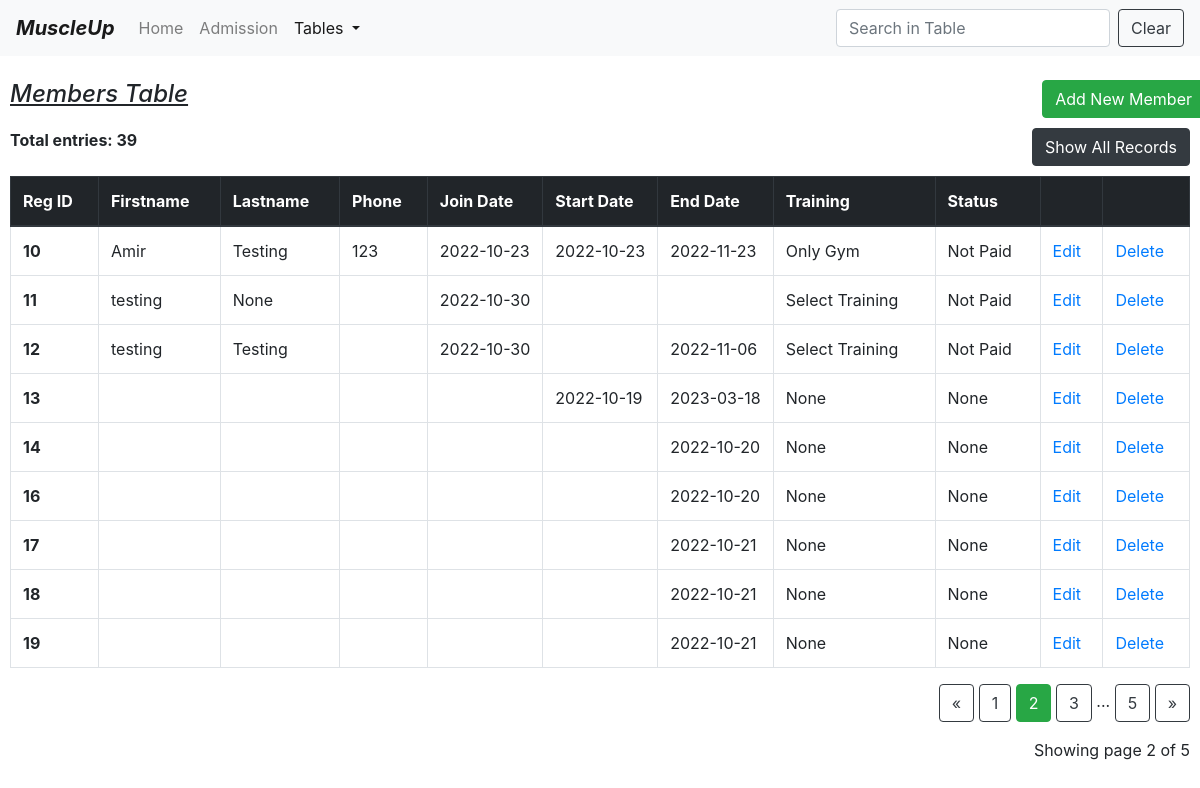
Screenshot of /table?page=2 (signed in) with the database file from the repository.
### model.py (models this page shows)
class Members(db.Model):
    id = db.Column(db.Integer, primary_key=True)
    firstname = db.Column(db.String(30))
    lastname = db.Column(db.String(30))
    phoneno = db.Column(db.Integer)
    email = db.Column(db.String(30))
    joindate = db.Column(db.String(11))
    startdate = db.Column(db.String(11))
    enddate = db.Column(db.String(11))
    address = db.Column(db.String(100))
    status = db.Column(db.String(10))
    training = db.Column(db.String(10))
    amount = db.Column(db.Integer)

### app.py (the view)
@app.route("/table")
def table():
    try:
        if "username" not in session:
            flash("Please log in first")
            return render_template("login.html")
        page = request.args.get('page', 1, type=int)
        member = Members.query.order_by(Members.id).paginate(page=page, per_page=9)
        total_rows = Members.query.count()
        button_name = "Show All Records"
        path = "/table1"
        return render_template("table.html", member=member, total_rows=total_rows, button_name=button_name, path=path)
    except:
        return make_response("Something went wrong. Call Developer!")

### templates/table.html (shortened to what this page needs)
<!DOCTYPE html>
<html lang="en">
<head>
    <link href="https://cdn.jsdelivr.net/npm/bootstrap@4.0.0/dist/css/bootstrap.min.css"
 rel="stylesheet">
</head>
<body>
<nav class="navbar navbar-expand-lg navbar-light bg-light">
    <a class="navbar-brand" href="/home"><b><i>MuscleUp</i></b></a>
    <div class="collapse navbar-collapse" id="navbarSupportedContent">
        <ul class="navbar-nav mr-auto">
            <li class="nav-item ">
                <a class="nav-link" href="/home">Home <span class="sr-only">(current)</span></a>
            </li>
            <li class="nav-item">
                <a class="nav-link" href="/form">Admission</a>
            </li>
            <li class="nav-item dropdown active">
                <a aria-expanded="false" aria-haspopup="true" class="nav-link dropdown-toggle" data-toggle="dropdown"
                   href="#"
                   id="navbarDropdown" role="button">
                    Tables
                </a>
            </li>
        </ul>
        <form class="form-inline my-2 my-lg-0">
            <input aria-label="Search" class="form-control mr-sm-2" id="myInput" onkeyup="myFunction()" placeholder="Search in Table"
                   type="search">
            <button class="btn btn-outline-dark my-2 my-sm-0" onclick="document.getElementById('myInput').value = ''">Clear</button>
        </form>
    </div>
</nav>
<br>
<div class="Container" style="padding-left:10px;padding-right:10px;">
    <div class="row">
        <div class="col md-12">
            <h4><u><i>Members Table</i></u><br></h4>
        </div>
        <a href="/form">
            <button class="btn btn-success float-right" type="button">Add New Member
            </button>
        </a>
        <br><br>
    </div>
    <div class="row">
        <div class="col">
            <label>
                <strong>Total entries: {{total_rows}}</strong>
            </label>
        </div>
        <div class="col">
            <a href="{{path}}">
            <button class="btn btn-dark float-right" type="button">{{button_name}}</button><br><br>
            </a>
        </div>
    </div>
    <table class="table table-bordered table-hover " id="myTable">
        <thead class="thead-dark">
        <tr>
            <th scope="col">Reg ID</th>
            <th scope="col">Firstname</th>
            <th scope="col">Lastname</th>
            <th scope="col">Phone</th>
            <th scope="col" style="width:110px">Join Date</th>
            <th scope="col" style="width:110px">Start Date</th>
            <th scope="col" style="width:110px">End Date</th>
            <th scope="col">Training</th>
            <th scope="col">Status</th>
            <th scope="col"></th>
            <th scope="col"></th>
        </tr>
        </thead>
        <tbody>
        {% for i in member.items %}
        <tr>
            <th scope="row">{{i.id}}</th>
            <td>{{i.firstname}}</td>
            <td>{{i.lastname}}</td>
            <td>{{i.phoneno}}</td>
            <td style="white-space:nowrap">{{i.joindate}}</td>
            <td style="white-space:nowrap">{{i.startdate}}</td>
            <td style="white-space:nowrap">{{i.enddate}}</td>
            <td>{{i.training}}</td>
            <td>{{i.status}}</td>
            <td><a href="/edit/{{i.id}}">Edit</a></td>
            <td><a href="/delete/{{i.id}}" onclick="return confirm('are you sure to delete ?')">Delete</a></td>
        </tr>
        {% endfor %}
        </tbody>
    </table>
    <div class="text-right">
        <a class="btn btn-outline-dark
       {% if member.page == 1 %}disabled{% endif %}"
           href="{{ url_for('table', page=member.prev_num) }}">
            &laquo;
        </a>
        {% for page_num in member.iter_pages(left_edge=1, right_edge=1, left_current=1, right_current=2) %}
        {% if page_num %}
        {% if member.page == page_num %}
        <a class="btn btn-success"
           href="{{ url_for('table', page=page_num) }}">
            {{ page_num }}
        </a>
        {% else %}
        <a class="btn btn-outline-dark"
           href="{{ url_for('table', page=page_num) }}">
            {{ page_num }}
        </a>
        {% endif %}
        {% else %}
        ...
        {% endif %}
        {% endfor %}
        <a class="btn btn-outline-dark
       {% if member.page == member.pages %}disabled{% endif %}"
           href="{{ url_for('table', page=member.next_num) }}">
            &raquo;
        </a>
    </div>
    <p class="text-right mt-3">
        Showing page {{ member.page }} of {{ member.pages }}
    </p>
    <br><br><br>
</div>
</body>
</html>

### rows the page displays
Members: id "10", firstname "Amir", lastname "Testing", phoneno "123", joindate "2022-10-23", startdate "2022-10-23", enddate "2022-11-23", training "Only Gym", status "Not Paid"
Members: id "11", firstname "testing", lastname "None", joindate "2022-10-30", training "Select Training", status "Not Paid"
Members: id "12", firstname "testing", lastname "Testing", joindate "2022-10-30", enddate "2022-11-06", training "Select Training", status "Not Paid"
Members: id "13", startdate "2022-10-19", enddate "2023-03-18", training "None", status "None"
Members: id "14", enddate "2022-10-20", training "None", status "None"
Members: id "16", enddate "2022-10-20", training "None", status "None"
Members: id "17", enddate "2022-10-21", training "None", status "None"
Members: id "18", enddate "2022-10-21", training "None", status "None"
Members: id "19", enddate "2022-10-21", training "None", status "None"

### other values shown
{{ total_rows }} "39"
{{ button_name }} "Show All Records"
{{ page_num }} "1" "3" "5"
{{ page_num }} "2"
{{ member.page }} "2"
{{ member.pages }} "5"
